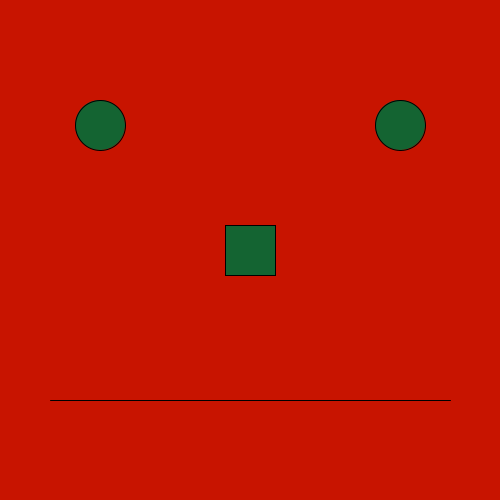
Frame 1 (no input)
Frame 60 (the mouse pressed at the canvas centre just before this capture): identical to frame 1, image omitted
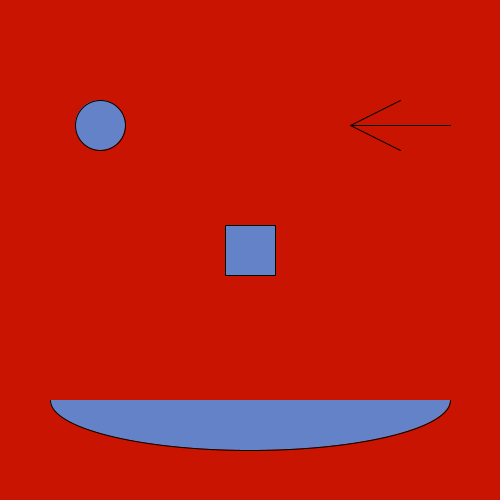
Frame 120 (the mouse held since frame 60 and released just before this capture)

The Processing sketch that drew these frames (run headless with seeded random() and noise(); from frame 60 on, the mouse is pressed at the canvas centre):

// Processing sketch: processing_89150
// ── processing_89150.pde

void setup()
{
  size (500, 500);
}

void draw () {
  //  background (200,20,0);
  if (((mouseX > width/2 +10) || (mouseX < width/2 -10)) && ((mouseY > height/2 +10) ||( mouseY < height/2 -10)))
  {

    goCharacters( 20, 100, 50);
  }

  else
  {
    winkEye(100, 200, 130);
  }
}

void goCharacters(int r, int g, int b)
{

  fill (r, g, b);
  background (200, 20, 0);
  ellipse (width/5, height/4, width/10, width/10);
  ellipse (width*8/10, height/4, width/10, width/10);
  rectMode (CENTER); 
  rect(width/2, height/2, width/10, width/10);
  line (width/10, height*8/10, width*9/10, height*8/10);
}
void winkEye(float r, float b, float g)
{


  fill (r, g, b);
  background (200, 20, 0);
  ellipse (width/5, height/4, width/10, width/10);
  line (width*7/10, height/4, width*8/10, height*2/10);
  line (width*7/10, height/4, width*9/10, height/4);
  line (width*7/10, height/4, width*8/10, height*3/10);
  rect (width* 5/10, height/2, width/10, width/10);
  arc (250, 400, 400, 100, 0, PI);
}
